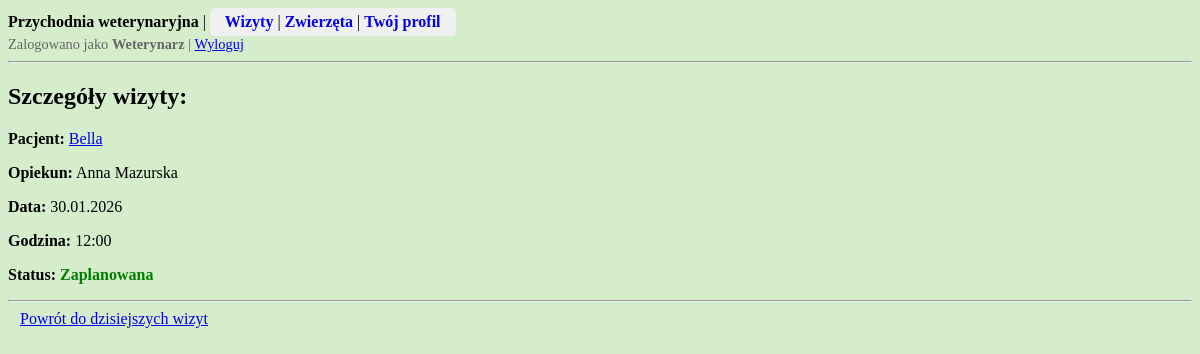
Page /przychodnia/wizyty/29/ (signed in) on the committed database.
### przychodnia/models.py (models this page shows, shortened)
class Wizyta(models.Model):
    zwierze = models.ForeignKey(Zwierze, on_delete = models.CASCADE)
    weterynarz = models.ForeignKey(Weterynarz, on_delete = models.PROTECT)
    data_wizyty = models.DateField()
    godzina_wizyty = models.TimeField()
    status = models.IntegerField(choices = STATUS_WIZYTA.choices, default = STATUS_WIZYTA.Zaplanowana)
    notatka = models.TextField(blank = True)  # obowiązkowa dopiero po zrealizowaniu wizyty
    @classmethod  # metoda działająca na klasie, nie na obiekcie
    def aktualizuj_przeterminowane_wizyty(cls):
        for wizyta in cls.objects.filter(status=STATUS_WIZYTA.Zaplanowana):
            czas_wizyty = datetime.combine(wizyta.data_wizyty, wizyta.godzina_wizyty)
            if czas_wizyty + timedelta(hours=1) < datetime.now():
                wizyta.status = STATUS_WIZYTA.Odwołana
                wizyta.save()
    class Meta:
        verbose_name_plural = "Wizyty"
        ordering = ['data_wizyty', 'godzina_wizyty', 'status']

class Zwierze(models.Model):
    imie = models.CharField(max_length = 50)
    opiekun = models.ForeignKey(Opiekun, on_delete = models.PROTECT)
    gatunek = models.IntegerField(choices = GATUNEK.choices)
    plec = models.IntegerField(choices = PLEC_ZWIERZE.choices)
    data_urodzenia = models.DateField(blank = True, null = True)  # opcjonalnie
    data_dodania = models.DateTimeField(auto_now_add = True, editable = False)
    class Meta:
        verbose_name_plural = "Zwierzeta"
        ordering = ['opiekun__nazwisko', 'gatunek', 'imie']

class Opiekun(models.Model):
    user = models.OneToOneField(User, on_delete=models.CASCADE)  # polaczenie profilu opiekuna z kontem uzytkownika User
    imie = models.CharField(max_length = 50)
    nazwisko = models.CharField(max_length = 100)
    plec = models.IntegerField(choices = PLEC_OSOBA.choices, default = PLEC_OSOBA.Inna)
    data_dodania = models.DateTimeField(auto_now_add = True, editable = False)
    def __str__(self):
        return f"{self.imie} {self.nazwisko}"
    class Meta:
        verbose_name_plural = "Opiekunowie"
        ordering = ['nazwisko', 'imie']

### przychodnia/views.py (the view)
# urls.py: path('wizyty/<int:pk>/', views.wizyta_detail, name='wizyta-detail'),
@login_required
def wizyta_detail(request, pk):
    user = request.user
    Wizyta.aktualizuj_przeterminowane_wizyty()
    try:
        wizyta = Wizyta.objects.get(id=pk)
    except Wizyta.DoesNotExist:
        return HttpResponse("Wizyta nie istnieje", status=404)
    if hasattr(user, 'opiekun'):
        if wizyta.zwierze.opiekun != user.opiekun:  # tylko wizyty zwierząt opiekuna
            return HttpResponse("Brak dostępu", status=403)
    elif hasattr(user, 'weterynarz'):
        pass  # weterynarz może zobaczyć szczegóły każdej wizyty
    else:
        return HttpResponse("Brak roli użytkownika", status=403)
    return render(request, 'przychodnia/wizyty/wizyta_detail.html', {'wizyta': wizyta})

### przychodnia/templates/przychodnia/wizyty/wizyta_detail.html (shortened to what this page needs)
{% extends "przychodnia/base.html" %}
{% block content %}
<h2>Szczegóły wizyty:</h2>
<p><strong>Pacjent:</strong> <a href="{% url 'zwierze-detail' pk=wizyta.zwierze.pk %}">
            {{ wizyta.zwierze.imie }}</a></p>
{% if user.weterynarz %}<p><strong>Opiekun:</strong> {{ wizyta.zwierze.opiekun }}</p>{% endif %}
<p><strong>Data:</strong> {{ wizyta.data_wizyty|date:"d.m.Y" }}</p>
<p><strong>Godzina:</strong> {{ wizyta.godzina_wizyty|time:"H:i" }}</p>
<p><strong>Status:</strong>
    <span class="
        {% if wizyta.status == 1 %}status-1
        {% elif wizyta.status == 2 %}status-2
        {% elif wizyta.status == 3 %}status-3
        {% endif %}
    ">
    {{ wizyta.get_status_display }}
    </span>
</p>
<hr>
{% if user.weterynarz %}
<a href="{% url 'dzisiejsze-wizyty' %}" style="padding: 6px 12px;">
    Powrót do dzisiejszych wizyt
</a>
{% endif %}
{% endblock %}

### przychodnia/static/css/przychodnia.css (style rules this page uses)
body { background-color: rgb(213, 237, 202); }

### przychodnia/templates/przychodnia/base.html (style rules this page uses)
.status-1 { color: green; font-weight: bold; }

### rows in the picture
Wizyta: zwierze.imie "Bella", zwierze.opiekun "Anna Mazurska", data_wizyty "30.01.2026", godzina_wizyty "12:00", status "Zaplanowana"
